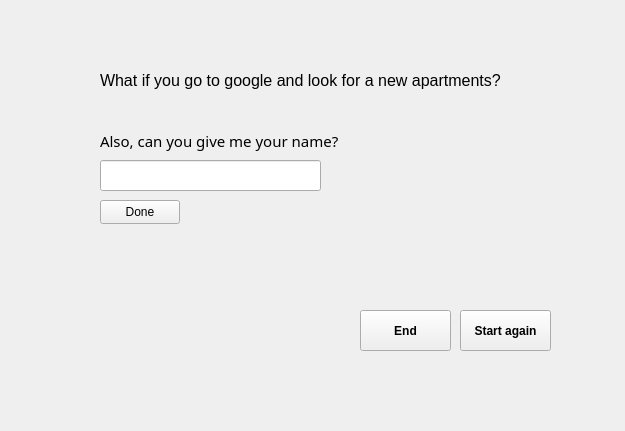
<?xml version="1.0" encoding="UTF-8"?>
<ui version="4.0">
 <class>Six3Form</class>
 <widget class="QWidget" name="Six3Form">
  <property name="geometry">
   <rect>
    <x>0</x>
    <y>0</y>
    <width>625</width>
    <height>431</height>
   </rect>
  </property>
  <property name="windowTitle">
   <string>Form</string>
  </property>
  <widget class="QLabel" name="label">
   <property name="geometry">
    <rect>
     <x>100</x>
     <y>50</y>
     <width>461</width>
     <height>61</height>
    </rect>
   </property>
   <property name="font">
    <font>
     <pointsize>12</pointsize>
    </font>
   </property>
   <property name="text">
    <string>What if you go to google and look for a new apartments?  </string>
   </property>
  </widget>
  <widget class="QLabel" name="label_2">
   <property name="geometry">
    <rect>
     <x>100</x>
     <y>120</y>
     <width>371</width>
     <height>41</height>
    </rect>
   </property>
   <property name="font">
    <font>
     <family>Bahnschrift Light</family>
     <pointsize>11</pointsize>
     <italic>false</italic>
     <bold>false</bold>
    </font>
   </property>
   <property name="text">
    <string>Also, can you give me your name?</string>
   </property>
  </widget>
  <widget class="QLineEdit" name="lineEditName">
   <property name="geometry">
    <rect>
     <x>100</x>
     <y>160</y>
     <width>221</width>
     <height>31</height>
    </rect>
   </property>
  </widget>
  <widget class="QLabel" name="labelName3">
   <property name="geometry">
    <rect>
     <x>70</x>
     <y>240</y>
     <width>471</width>
     <height>51</height>
    </rect>
   </property>
   <property name="font">
    <font>
     <pointsize>11</pointsize>
    </font>
   </property>
   <property name="text">
    <string/>
   </property>
  </widget>
  <widget class="QPushButton" name="pushButton">
   <property name="geometry">
    <rect>
     <x>100</x>
     <y>200</y>
     <width>80</width>
     <height>24</height>
    </rect>
   </property>
   <property name="text">
    <string>Done</string>
   </property>
  </widget>
  <widget class="QPushButton" name="btnEnd">
   <property name="geometry">
    <rect>
     <x>360</x>
     <y>310</y>
     <width>91</width>
     <height>41</height>
    </rect>
   </property>
   <property name="font">
    <font>
     <bold>true</bold>
    </font>
   </property>
   <property name="text">
    <string>End</string>
   </property>
  </widget>
  <widget class="QPushButton" name="btnStart">
   <property name="geometry">
    <rect>
     <x>460</x>
     <y>310</y>
     <width>91</width>
     <height>41</height>
    </rect>
   </property>
   <property name="font">
    <font>
     <bold>true</bold>
    </font>
   </property>
   <property name="text">
    <string>Start again</string>
   </property>
  </widget>
 </widget>
 <resources/>
 <connections/>
</ui>
